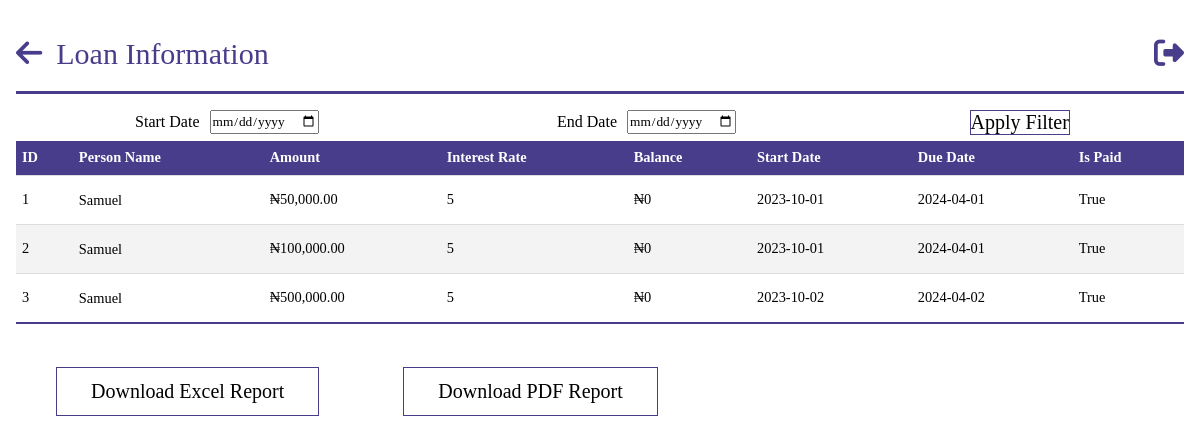
/loans (signed in), run on an earlier commit of the app's database.
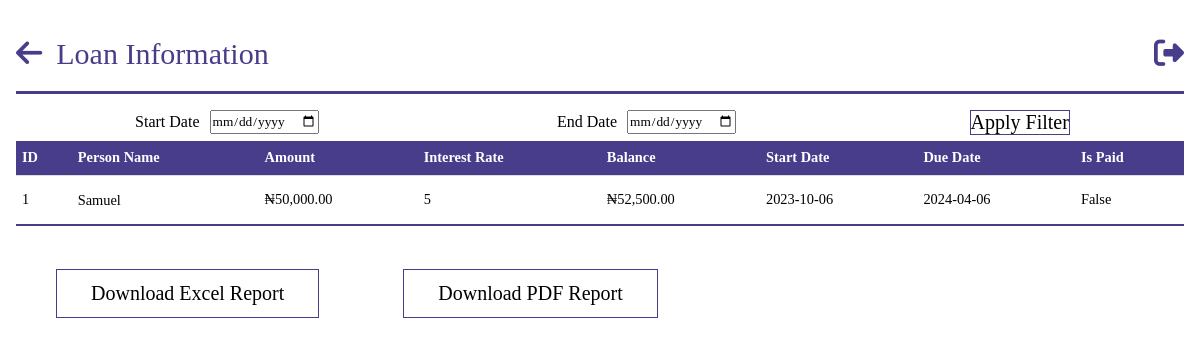
And on a later commit of the database.
### models.py (models this page shows, shortened)
class Loan(db.Model):
    __tablename__ = "loans"
    id = db.Column(db.Integer, primary_key=True)
    person_id = db.Column(
        db.Integer, db.ForeignKey("persons.id"), nullable=False, index=True
    )
    description = db.Column(db.String, nullable=True)
    bank_id = db.Column(
        db.Integer, db.ForeignKey("banks.id"), nullable=True, index=True
    )
    ref_no = db.Column(db.String)
    amount = db.Column(db.Integer)
    interest_rate = db.Column(db.Integer)
    start_date = db.Column(db.Date, nullable=False, default=datetime.utcnow)
    end_date = db.Column(db.Date, nullable=False)
    guarantor = db.relationship("Person", backref="guarantor",foreign_keys="[Loan.guarantor_id]", lazy=True)
    guarantor_id = db.Column(
        db.Integer, db.ForeignKey("persons.id"), nullable=True, index=True
    )
    is_paid = db.Column(db.Boolean, default=False)
    is_approved = db.Column(db.Boolean, default=False)
    admin_approved = db.Column(db.Boolean, default=False)
    approved_by = db.Column(db.Integer, db.ForeignKey("persons.id"), nullable=True)

class Person(db.Model, UserMixin):
    __tablename__ = "persons"
    id = db.Column(db.Integer, primary_key=True)
    name = db.Column(db.String(100), nullable=False)
    role_id = db.Column(db.Integer, db.ForeignKey("roles.id"))
    email = db.Column(db.String, nullable=True, unique=True)
    password = db.Column(db.String(255), nullable=False)
    company_id = db.Column(db.Integer, db.ForeignKey("companies.id"))
    employee_id = db.Column(db.String, nullable=False, unique=True)
    phone_no = db.Column(db.String, unique=True)
    balance_bfd = db.Column(db.Float, default=0.0)
    balance_withheld = db.Column(db.Float, default=0.0)
    available_balance = db.Column(db.Float, default=0.0)
    loan_balance = db.Column(db.Float, default=0.0)
    loan_balance_bfd = db.Column(db.Float, default=0.0)
    loans = db.relationship("Loan", backref="person",foreign_keys="[Loan.person_id]")
    bank_payments_made = db.relationship("BankPayment", backref="payer", lazy=True)
    payments_made = db.relationship("SavingPayment", backref="payer", lazy=True)
    loan_payments_made = db.relationship("LoanPayment", backref="payer", lazy=True)

### app.py (the view)
@app.route("/loans", methods=["GET", "POST"])
@login_required
@role_required(["Admin", "Secretary", "Sub-Admin"])
def get_loan():
    loans = query.get_loans()
    form = DateFilterForm(request.args)
    start_date = form.start_date.data
    end_date = form.end_date.data
    filtered_payments = filter_payments(start_date, end_date, loans)
    return render_template("query/loans.html", loans=filtered_payments, form=form)

### forms.py
class DateFilterForm(FlaskForm):
    start_date = DateField("Start Date", format="%Y-%m-%d", validators=[Optional()])
    end_date = DateField("End Date", format="%Y-%m-%d", validators=[Optional()])
    submit = SubmitField("Apply Filter")

### app.py (called while the page is built)
@login_manager.user_loader
def load_user(person_id):
    return Person.query.get(person_id)

def role_required(roles_required):
    def decorator(view_func):
        @wraps(view_func)
        def wrapper(*args, **kwargs):
            if not current_user.is_authenticated:
                flash("You must be logged in to access this page.", "error")
                return redirect(url_for("login"))
            user_role = current_user.role
            if user_role.name not in roles_required:
                flash("You don't have the required role to access this page.", "error")
                return redirect(
                    url_for("dashboard")
                )  # Change this to your desired redirect
            return view_func(*args, **kwargs)
        return wrapper
    return decorator

@app.before_request
def before_request():
    g.user = current_user

@app.template_filter("currency")
@login_required
def currency(value):
    modified_value = format_currency(value)  # Modify the value as needed
    return modified_value

def filter_payments(start_date, end_date, payments):
    filtered_payments = payments
    if start_date and end_date:
        filtered_payments = [
            payment for payment in payments if start_date <= payment.date <= end_date
        ]
    elif start_date:
        filtered_payments = [
            payment for payment in payments if payment.date >= start_date
        ]
    elif end_date:
        filtered_payments = [
            payment for payment in payments if payment.date <= end_date
        ]
    return filtered_payments

### filters.py (called while the page is built)
def format_currency(
    value, currency_symbol="₦", decimal_separator=".", thousands_separator=","
):
    if value:
        if value < 0:
            formatted_value = f"-{currency_symbol}{abs(value):,.2f}"
        else:
            formatted_value = f"{currency_symbol}{value:,.2f}"
        formatted_value = formatted_value.replace(".", decimal_separator).replace(
            ",", thousands_separator
        )
    else:
        formatted_value = f"{currency_symbol}0"
    return formatted_value

### queries.py (called while the page is built)
    def get_loans(self):
        loans = Loan.query.all()
        return loans

### templates/query/loans.html (shortened to what this page needs)
{%extends 'base.html' %}
{% block header%}
Loan Information
{% endblock  %}
{% block anchor%}
<a href="{{ url_for('queries') }}" id='arrow'><i class="fa-solid fa-arrow-left"></i></a>
{% endblock  %}
{%block content%}
<body id="person">
    <form method="get" class="filt-wrap">
        <div class="filt">
            {{ form.start_date.label(class="filt_item")}}
            {{ form.start_date(class="filt_item form-control") }}
        </div>
        <div class="filt">
            {{ form.end_date.label(class="filt_item") }}
            {{ form.end_date(class="filt_item form-control") }}
        </div>
        <div class="filt" >
            <button type="submit" class="">Apply Filter</button>
        </div>
    </form>
    <table class="tab-content">
    <div>
    <tbody>
        <tr>
            <th>ID</th>
            <th>Person Name</th>
            <th>Amount</th>
            <th>Interest Rate</th>
            <th>Balance</th>
            <th>Start Date</th>
            <th>Due Date</th>
            <th>Is Paid</th>
        </tr>
        {% for loan in loans %}
        <tr>
            <td>{{ loan.id }}</td>
            <td><a href="{{url_for('loan_account',person_id=loan.person.id)}}">{{ loan.person.name }}</a></td>
            <td>{{ loan.amount | currency }}</td>
            <td>{{ loan.interest_rate }}</td>
            <td>{{ loan.person.loan_balance | currency }}</td>
            <td>{{ loan.start_date }}</td>
            <td>{{ loan.end_date }}</td>
            <td>{{ loan.is_paid }}</td>
        </tr>
        {% endfor %}
    </tbody>
</table>
<button id="downloadExcelButton">Download Excel Report</button>
<button id="downloadPdfButton">Download PDF Report</button>
</body>
{%endblock%}

### templates/base.html (shortened to what this page needs)
<!DOCTYPE html>
<html lang="en">
<head>
    <link rel="stylesheet" href="https://cdnjs.cloudflare.com/ajax/libs/font-awesome/6.4.0/css/all.min.css"/>
    <link rel="stylesheet" href="\static\css\style.css">
</head>
<body class='index'>
    <header class="dashboard">
        <section id="nav">
            {%block anchor%}<a href="{{url_for('dashboard')}}" id='arrow'><i class="fa-solid fa-arrow-left"></i></a>{%endblock%}
            <a id="head">{% block header%}{% endblock  %}</a>
            <a href="{{url_for('logout')}}" class="tail"><i class="fa-sharp fa-solid fa-right-from-bracket"></i></a>
        </section>
    </header>
    {%block content%}
    {%endblock%}
</body>
</html>

### static/css/style.css (style rules this page uses)
* { margin: 0; padding: 0; box-sizing: border-box; font-family:'Times New Roman', Times, serif; }
.index { background-color: #ffffff; margin: 0 auto; max-width: 80em; line-height: 1.5; padding: 1em 1em; }
.index a { color: #fff; line-height: 2.5; text-decoration: none; }
.index #nav { border-bottom: #483d8b solid; margin-bottom: 1em; }
.index #nav a { font-size: 10px; }
.index #nav .tail { float: right; }
.index #nav a { font-size: 30px; color: #483d8b; }
.index #nav .tail i { color: #483d8b; }
.index #nav #arrow i { color: #483d8b; margin-right: 10px; }
#person * { color: #000; max-width: 90em; margin: 0 auto; margin-bottom: 3px; }
#person .tab-content { width: 100%; border-collapse: collapse; font-size: 0.9em; min-width: 400px; }
#person .tab-content tr th { background-color: #483d8b; color: #fff; text-align: left; font-weight: bold; }
#person th, #person td { padding: 6px; text-align: left; border-bottom: 1px solid #ddd; }
#person .tab-content tbody tr:nth-of-type(odd) { background-color: #f3f3f3; }
#person .tab-content tbody tr:last-of-type { border-bottom: 2px solid #483d8b; }
#person button { margin: 2em 2em; display: inline-block; text-decoration: none; border: 1px solid #483d8b; padding: 12px 34px; font-size: 20px; background: transparent; position: relative; cursor: pointer; }
#person .tab-content tr a { text-decoration: none; }
#person .filt-wrap { display: flex; align-items: flex-start; }
#person .filt { display: flex; }
#person .filt-wrap .filt .filt_item { margin: 0 5px; }
#person .filt button { margin: 0; display: flex; text-decoration: none; border: 1px solid #483d8b; padding: 0; font-size: 20px; background: transparent; position: relative; }

What changed in the data, as far as the page shows it:
removed Loan: id "2", person.name "Samuel", amount "₦100,000.00", interest_rate "5", person.loan_balance "₦0", start_date "2023-10-01", end_date "2024-04-01", is_paid "True"
removed Loan: id "3", person.name "Samuel", amount "₦500,000.00", interest_rate "5", person.loan_balance "₦0", start_date "2023-10-02", end_date "2024-04-02", is_paid "True"
changed Loan "Samuel": person.loan_balance "₦0" → "₦52,500.00"; start_date "2023-10-01" → "2023-10-06"; end_date "2024-04-01" → "2024-04-06"; is_paid "True" → "False"
